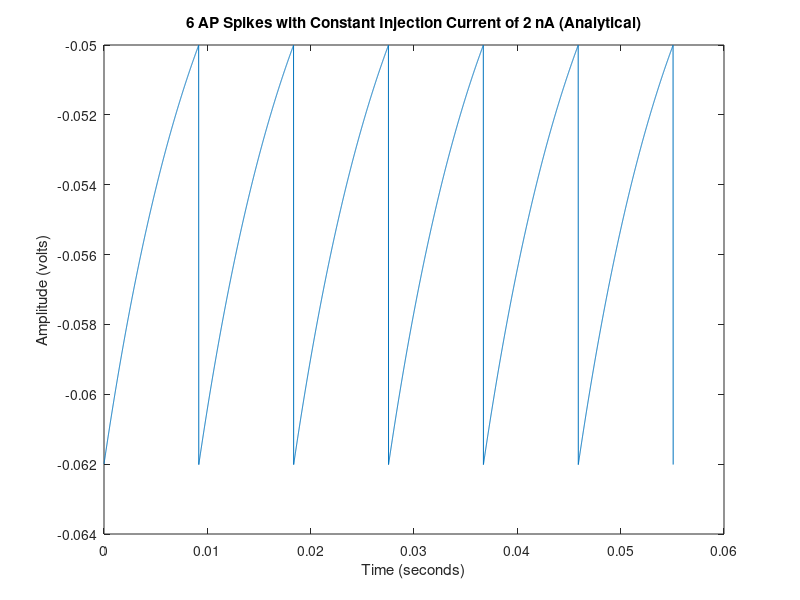
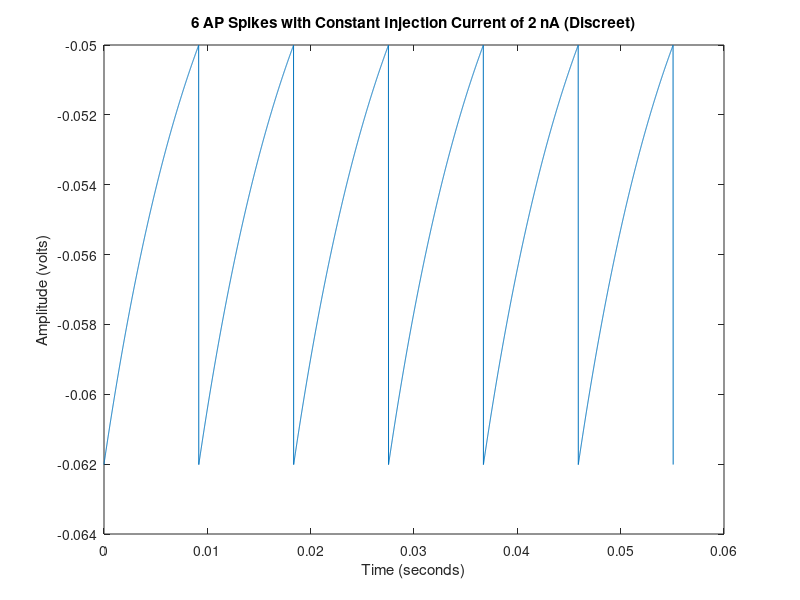
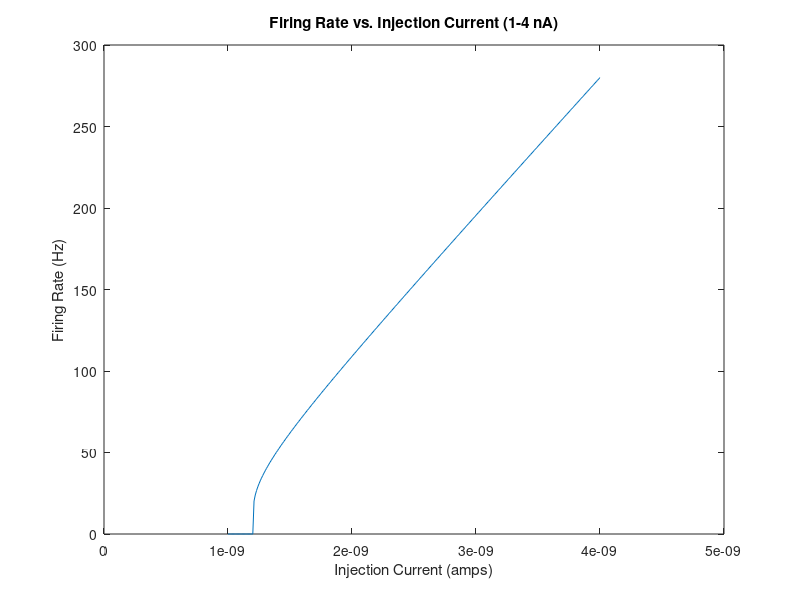

The MATLAB source for these figures, in order: (Note: this script raises an error after producing the figures.)
%%
% <latex>
% \title{BE 521: Homework 2 Questions \\{\normalsize Modeling Neurons} \\{\normalsize Spring 2020}}
% \author{46 points}
% \date{Due: Tuesday, 2/4/2020 11:59 PM}
% \maketitle
% \textbf{Objective:} Computational modeling of neurons. \\
% We gratefully acknowledge Dr. Vijay Balasubramanian (UPenn) for many of
% the questions in this homework.\\
% </latex>

%% 
% <latex>
% \begin{center}
% \author{John Talley \\
%   \normalsize Collaborators: Joseph Iwasyk, John Bellwoar \\}
% \end{center}
% </latex>

%%
% <latex>
% \section{Basic Membrane and Equilibrium Potentials (6 pts)}
% Before undertaking this section, you may find it useful to read pg.
% 153-161 of Dayan \& Abbott's \textit{Theoretical Neuroscience} (the 
% relevant section of which, Chapter 5, is posted with the homework). 
% </latex>

%%
% <latex>
% \begin{enumerate}
%  \item Recall that the potential difference $V_T$ when a mole of ions crosses a cell membrane is defined by the universal gas constant $R = 8.31\; {\rm J/mol\cdot K}$, the temperature $T$ (in Kelvin), and Faraday's constant $F = 96,480 {\rm\ C/mol}$ \[ V_T = \frac{RT}{F} \] Calculate $V_T$ at human physiologic temperature ($37\; ^{\circ} \rm C$). (1 pt)
% </latex>

%%

R = 8.31; % J/mol-K
T = 273.15 + 37; % Kelvin
F = 96480; % C/mol

Vt = R*T/F; % 0.0267 Volts

%%
% <latex>
% \rule{\textwidth}{1pt}
% \textit{Example Latex math commands that uses the align tag to make your equations
% neater. You can also input math into sentences with \$ symbol like $\pi + 1$.}
% \begin{align*}
% E = MC^2 \tag{not aligned}\\
% E = & MC^2 \tag{aligned at = by the \&}\\
% 1 = &\; \frac{2}{2}\tag{aligned at = by \&}
% \end{align*}
% \rule{\textwidth}{1pt}
% </latex>

%%
% <latex>
%  \item Use this value $V_T$ to calculate the Nernst equilibrium potentials 
%  (in mV) for the $\rm K^+$, $\rm Na^+$, and $\rm Cl^-$ ions, given the following 
%  cytoplasm and extracellular concentrations in the squid giant axon: 
%  $\rm K^+$ : (120, 4.5), $\rm Na^+$ : (15, 145), and $\rm Cl^-$ : (12, 120), 
%  where the first number is the cytoplasmic and the second the extracellular 
%  concentration (in mM). (2 pts)
% </latex>

%%

% K+
z = 1; % +1 charge
k_in = 120; 
k_out = 4.5;
E_k = (Vt/z)*log(k_out/k_in);
E_k = E_k*1000; % -87.71 mV

% Na+
z = 1; % +1 charge
na_in = 15; 
na_out = 145;
E_na = (Vt/z)*log(na_out/na_in);
E_na = E_na*1000; % 60.61 mV

% Cl-
z = -1; % -1 charge
cl_in = 12; 
cl_out = 120;
E_cl = (Vt/z)*log(cl_out/cl_in);
E_cl = E_cl*1000; % -61.51 mV


%%
% <latex>
%  \item 
%   \begin{enumerate}
% 	\item Use the Goldmann equation,
% 	  \begin{equation}
% 		V_m = V_T\ln\left( \frac{\rm P_{K}\cdot[K^+]_{out} + P_{NA}\cdot[Na^+]_{out} + P_{Cl}\cdot[Cl^-]_{in}}{\rm P_{K}\cdot[K^+]_{in} + P_{NA}\cdot[Na^+]_{in} + P_{Cl}\cdot[Cl^-]_{out}} \right)
% 	  \end{equation}
% 	to calculate the resting membrane potential, $V_m$, assuming that the ratio of membrane permeabilities $\rm P_K:P_{Na}:P_{Cl}$ is $1.0:0.05:0.45$. Use the ion concentrations given above in Question 1.2. (2 pts)
% </latex>

%%

Pk = 1.0;
Pna = 0.05;
Pcl = 0.45;

Vm_rest = Vt*log((Pk*k_out + Pna*na_out + Pcl*cl_in)/(Pk*k_in + Pna*na_in + Pcl*cl_out)); % Volts
Vm_rest_mv = Vm_rest*1000; % -62.01 mV


%%
% <latex>
% 	\item Calculate the membrane potential at the peak action potential, assuming a ratio of $1.0:12:0.45$, again using the ion concentrations given in Question 1.2. (1 pt)
%   \end{enumerate}
% </latex>

%% 

Pna = 12;

Vm_peak = Vt*log((Pk*k_out + Pna*na_out + Pcl*cl_in)/(Pk*k_in + Pna*na_in + Pcl*cl_out)); % Volts
Vm_peak_mv = Vm_peak*1000; % 42.69 mV


%%
% <latex>
% 	\item The amplitudes of the multi-unit signals in HW0 and local field
% 	potentials (LFP) in HW1 had magnitudes on the order of 10 to 100
% 	microvolts. The voltage at the peak of the action potential (determined
% 	using the Goldman equation above) has a magnitude on the order of 10
% 	millivolts. Briefly explain why we see this difference in magnitude.
% 	Hint1: Voltage is the difference in electric potential between two
% 	points. What are the two points for our voltage measurement in the
% 	multi-unit and LFP signals? What are the two points for the voltage
% 	measurement of the action potential? Hint 2: The resistance of the neuronal membrane is typically much higher than the resistance of the extracellular fluid. (2 pts)
% </latex>

%%

% Because the resistance of the neuronal membrane is much higher than that
% of extracellular fluid, we observe a much greater voltage amplitude of
% the peaks of the action potential as described by the Goldmann equation
% than those of the multi-unit and LFP recordings.  For a transmembrane
% recording, we would measure the electric potential difference, or
% "voltage drop" between an intracellular electrode and one located in the extracellular fluid.  Due to
% a high membrane resistance, this voltage difference is greater than that measured
% between two extracellular points on an axon, as is the case with LFP and
% multi-unit recordings.  In the Hodgkin-Huxley model of the giant squid
% axon, an intracelullar electrode and extracellular reference electrode
% measures this potential as a current is injected and confirms the millivolt scale values seen in
% the values from the Goldmann equation.  In multi-unit and LFP recordings,
% the electrodes measure the extracellular voltage change during
% depolarization as Na+ rushes into the cell compared to another
% extracellular reference point, and due to the low resistance of the
% extracelullar fluid comparatively, the measured amplitude of this signal
% is orders of magnitude lower and on the microvolt scale.

%% 
% <latex>
% \end{enumerate}
% \section{Integrate and Fire Model (38 pts)}
% You may find it useful to read pg.\ 162-166 of Dayan and Abbott for this section. The general differential equation for the integrate and fire model is
% \[ \tau_m\frac{dV}{dt} = V_m - V(t) + R_m I_e(t) \]
% where $\tau_m = 10\, \rm ms$ is the membrane time constant, describing how fast the current is leaking through the membrane, $V_m$ in this case is constant and represents the resting membrane potential (which you have already calculated in question 1.3.a), and $V(t)$ is the actual membrane potential as a function of time. $R_m = 10^7\, \Omega$ is the constant total membrane resistance, and $I_e(t)$ is the fluctuating incoming current. Here, we do not explicitly model the action potentials (that's Hodgkin-Huxley) but instead model the neuron's behavior leading up and after the action potential.
% </latex>


%%
% <latex>
% Use a $\Delta t = 10\, \rm \mu s$ ($\Delta t$ is the discrete analog of the continuous $dt$). Remember, one strategy for modeling differential equations like this is to start with an initial condition (here, $V(0)=V_m$), then calculate the function change (here, $\Delta V$, the discrete analog to $dV$) and then add it to the function (here, $V(t)$) to get the next value at $t+\Delta t$. Once/if the membrane potential reaches a certain threshold ($V_{th} = -50\, \rm mV$), you will say that an action potential has occurred and reset the potential back to its resting value.
% \begin{enumerate}
%  \item Model the membrane potential with a constant current injection (i.e., $I_e(t) = I_e = 2 {\rm nA}$). Plot your membrane potential as a function of time to show at least a handful of ``firings.'' (8 pts)
% </latex>

%%
% SOLVING ANALYTICALLY WITH EQN FROM DAYON & ABBOT

tm = 0.010; % seconds
% V(t); % membrane potential as a function of time
% V(0) = Vm; % initial condition for V(t)
Rm = 10^7; % Ohms
% Ie(t); % fluctuating current as a function of time
Ie = 2e-9; % amps
deltaT = 10e-6; % seconds

% Solve differential 

% tm*dV/dt = Vm - V(t) + Rm*Ie

% Solution given on pg. 164 of Dayan & Abbot, eqn 5.9

% V(t) = Vm + Rm*Ie + (V(0) - Vm - Rm*Ie)*e^(-t/tm)
% V(0) = Vm given
Vth = -0.050; % Volts
t_isi = tm*log(Rm*Ie/(Rm*Ie + Vm_rest - Vth)); % 0.0092 sec to each spike
r_isi = 1/t_isi; % firing rate = 108.9531 Hz
t_to_spike = round(t_isi/deltaT); % 918 samples to spike
V = [];

for i = 0:5 % i = number of spikes to display - 1
    for t = 1:t_to_spike
        V(i*t_to_spike + t) = Vm_rest + Rm*Ie - Rm*Ie*exp(-(t*deltaT)/tm);
        if V(i*t_to_spike + t) >= Vth
            V(i*t_to_spike + t) = Vm_rest;
        end
    end
    t = 1;
end

x = linspace(0,length(V)*deltaT,length(V));
figure;
plot(x,V)
xlabel('Time (seconds)');
ylabel('Amplitude (volts)');
title('6 AP Spikes with Constant Injection Current of 2 nA (Analytical)');

%%
% SOLVING DISCREETLY 

v_samples = 5*t_isi; % show 6 spikes
V(1) = Vm_rest;
for k = 2:v_samples
    dV = (Vm_rest - V(k-1) + Rm*Ie)*deltaT/tm;
    V(k) = V(k-1) + dV;
    if V(k) >= Vth
        V(k) = Vm_rest;
    end
end

x = linspace(0,length(V)*deltaT,length(V));
figure;
plot(x,V)
xlabel('Time (seconds)');
ylabel('Amplitude (volts)');
title('6 AP Spikes with Constant Injection Current of 2 nA (Discreet)');

%%
% <latex>
%  \item Produce a plot of firing rate (in Hz) versus injection current, over the range of 1-4 nA. (4 pts)
% </latex>

%%
% Plot firing rate vs. Injection current Ie

Ie = 1e-9:0.01e-9:4e-9;
t_isi = tm.*log(Rm.*Ie./(Rm.*Ie + Vm_rest - Vth)); % 0.0092 sec to each spike
r_isi = 1./t_isi; % firing rate, in Hz

RmIe = Rm.*Ie;
Vth_Vm = Vth-Vm_rest;

for j = 1:length(Ie)
    if RmIe(j) <= Vth_Vm % from Dayon & Abbot 5.11
        r_isi(j) = 0;
    end
end

figure;
plot(Ie, r_isi);
xlabel('Injection Current (amps)');
ylabel('Firing Rate (Hz)');
title('Firing Rate vs. Injection Current (1-4 nA)');

%%
% <latex>
%  \item \texttt{I521\_A0002\_D001} contains a dynamic current injection in nA. Plot the membrane potential of your neuron in response to this variable injection current. Use Matlab's \texttt{subplot} function to place the plot of the membrane potential above the injection current so that they both have the same time axis. (Hint: the sampling frequency of the current injection data is different from the sampling frequency ($\frac{1}{\Delta t}$) that we used above.) (4 pts)
% </latex>

%%
% SOLVING ANALYTICALLY

dataset_ID = 'I521_A0002_D001';
ieeg_id = 'jtalley';
ieeg_pw = 'jta_ieeglogin.bin';

session = IEEGSession(dataset_ID,ieeg_id,ieeg_pw);

Fs_ie  = session.data.sampleRate; % Hz
Fs_og = 1/deltaT;

durationInUSec = session.data(1).rawChannels(1).get_tsdetails.getDuration;

Ie_var = getvalues(session.data,1:durationInUSec,1);
Ie_var = Ie_var.*10^-9;

t_isi = tm.*log(Rm.*Ie_var./(Rm.*Ie_var + Vm_rest - Vth));
r_isi = 1./t_isi;

v_samples = 50000; % 0.500 seconds of membrane potential samples
n = 1:10:500000; % create array used to downsample Injection Current to match membrane potential frequency
Ie_var_downsampled = Ie_var(n);
ti = 1; % placeholder to set time back to 1 and V to Vm_rest when threshold is reached
for t = 1:v_samples
    V(t) = Vm_rest + Rm*Ie_var(n(t)) - Rm*Ie_var(n(t))*exp(-(ti*deltaT)/tm);
        if V(t) >= Vth
            V(t) = Vm_rest;
            v_samples = v_samples - t;
            ti = 0;
        end
    ti = ti + 1;
end


x = linspace(0,0.5,length(V));
figure;
subplot(2,1,1);
plot(x,V);
xlabel('Time (seconds)');
ylabel('Amplitude (volts)');
title('Membrane Potential with Varying Injection Current (Analytical)');

subplot(2,1,2);
plot(x,Ie_var_downsampled);
xlabel('Time (seconds)');
ylabel('Current (amps)');
title('Injection Current vs. Time');

% V(t) = Vm + Rm.*Ie - Rm*Ie*e^(-t/tm);
% tm*dV/dt = Vm - V(t) + Rm*Ie(t)


%%
% SOLVING DISCREETLY 

v_samples = 0.5/deltaT; % show 0.500 seconds
V(1) = Vm_rest;
for k = 2:v_samples
    dV = (Vm_rest - V(k-1) + Rm*Ie_var_downsampled(k-1))*deltaT/tm;
    V(k) = V(k-1) + dV;
    if V(k) >= Vth
        V(k) = Vm_rest;
    end
end

x = deltaT/v_samples:deltaT:0.5;
figure;
subplot(2,1,1);
plot(x,V);
xlabel('Time (seconds)');
ylabel('Amplitude (volts)');
title('Membrane Potential with Varying Injection Current (Discreet)');

subplot(2,1,2);
plot(x,Ie_var_downsampled);
xlabel('Time (seconds)');
ylabel('Current (amps)');
title('Injection Current vs. Time');

%%
% <latex>
%  \item Real neurons have a refractory period after an action potential that prevents them from firing again right away. We can include this behavior in the model by adding a spike-rate adaptation conductance term, $g_{sra}(t)$ (modeled as a potassium conductance), to the model
%  \[ \tau_m\frac{dV}{dt} = V_m - V(t) - r_m g_{sra}(t)(V(t)-V_K)+ R_m I_e(t) \]
%  where \[ \tau_{sra}\frac{dg_{sra}(t)}{dt} = -g_{sra}(t), \]
%  Every time an action potential occurs, we increase $g_{sra}$ by a certain constant amount, $g_{sra} = g_{sra} + \Delta g_{sra}$. Use $r_m \Delta g_{sra} = 0.06$. Use a conductance time constant of $\tau_{sra} = 100\, \rm ms$, a potassium equilibrium potential of $V_K = -70\, \rm mV$, and $g_{sra}(0) = 0$. (Hint: How can you use the $r_m \Delta g_{sra}$ value to update voltage and conductance separately in your simulation?)
% </latex>

%%
% <latex>
%  \begin{enumerate}
%   \item Implement this addition to the model (using the same other parameters as in question 2.1) and plot the membrane potential over 200 ms. (8 pts)
% </latex>

%%

Vk = -0.070; % Volts
Ie = 2e-9; % Amps, constant for part a
t_sra = 0.100; % seconds
time = 0.200; % seconds
rm_gsra = zeros(1,time/deltaT);
V = zeros(1,time/deltaT);
V(1) = Vm_rest;

for t = 2:time/deltaT
    if V(t-1) >= Vth
        V(t) = Vm_rest;
        rm_gsra(t) = rm_gsra(t-1) + 0.06;
    else
        dV = (Vm_rest - V(t-1) - rm_gsra(t-1)*(V(t-1) - Vk) + Rm*Ie)*deltaT/tm;
        V(t) = V(t-1) + dV;
        d_rm_gsra = -rm_gsra(t-1)*deltaT/t_sra;
        rm_gsra(t) = rm_gsra(t-1) + d_rm_gsra;
    end
end

figure;
x = deltaT/20000:deltaT:0.2;
plot(x,V);
xlabel('Time (seconds)');
ylabel('Amplitude (volts)');
title('Membrane Potential with Spike Rate Adaption Conductance');

%%
% <latex>
%   \item Plot the inter-spike interval (the time between the spikes) of all the spikes that occur in 500 ms. (2 pts)
% </latex>

%%

time = 0.500; % 500 ms

for t = 2:time/deltaT
    if V(t-1) >= Vth
        V(t) = Vm_rest;
        rm_gsra(t) = rm_gsra(t-1) + 0.06;
    else
        dV = (Vm_rest - V(t-1) - rm_gsra(t-1)*(V(t-1) - Vk) + Rm*Ie)*deltaT/tm;
        V(t) = V(t-1) + dV;
        d_rm_gsra = -rm_gsra(t-1)*deltaT/t_sra;
        rm_gsra(t) = rm_gsra(t-1) + d_rm_gsra;
    end
end

figure;
x = linspace(0,0.5,time/deltaT);
plot(x,V);
xlabel('Time (seconds)');
ylabel('Amplitude (volts)');
title('Membrane Potential with Spike Rate Adaption Conductance');

[~,locs] = findpeaks(V);
figure;
isi = deltaT*diff(locs);
events = 1:29;
scatter(events,isi);
xlabel('Spikes');
ylabel('Inter-spike Interval (seconds)');
title('Inter-spike Intervals Over 500 ms');

%%
% <latex>
%   \item Explain how the spike-rate adaptation term we introduced above might be contributing to the behavior you observe in 2.4.b. (2 pts)
% </latex>

%%

% As observed in the plots of spikes and inter-spike intervals over a 500
% ms window, the addition of the gsra(t) spike adaptation increases the
% inter-spike interval distance with each successive action potential and 
% plateaus at an isi of around 0.018 seconds.  This makes sense, because at
% the occurence of each action potential, we add a constant of 0.06 to gsra
% (technically to rm*gsra).  This term is subtracted (negative) in the differential
% equation for dV/dt, so it is reasonable that the isi increases as this
% term increases as it reduces the rate of change of the membrane
% potential, and hence increases the time it takes for the spike to reach
% the threshold value.  As gsra increases with each AP, the rate of change
% of this parameter decreases (becomes more negative), which explains the
% plateauing effect of the increase in inter-spike intervals as time progresses.



%%
% <latex>
%  \end{enumerate}
%  \item Pursue an extension of this basic integrate and fire model. A few ideas are: implement the Integrate-and-Fire-or-Burst Model of Smith et al.\ 2000 (included); implement the Hodgkin-Huxley model (see Dayan and Abbot, pg.\ 173); provide some sort of interesting model of a population of neurons; or perhaps model what an electrode sampling at 200 Hz would record from the signal you produce in question 2.3. Feel free to be creative. 
%  We reserve the right to give extra credit to particularly interesting extensions and will in general be more generous with points for more difficult extensions (like the first two ideas), though it is possible to get full credit for any well-done extension.
%   \begin{enumerate}
% 	\item Briefly describe what your extension is and how you will execute it in code. (6 pts)
% </latex>

%%

% I will extend upon the basic integrate and fire model by applying it to
% the Hodgkin-Huxley Model, detailed beginning on pg. 173 of the Dayan and
% Abbot paper.  In doing so, I will plot the dynamics of voltage
% and gating variables n, m, and h against time over a window
% of 50 ms.  I plan to use MATLAB's ode45 function solver to achieve
% this extension, creating functions for the alpha and beta functions for
% the n, m, and h gating variables.  I will also encode differential
% equations for the n and m variable activation probabilities and the h 
% variable deactivation probability.  The parameters for the Hodgkin-Huxley
% model equation will be sourced directly from the Dayan and Abbot paper.
% Using ode45, I will output a solution array containing the values for
% membrane potential V, and gating variables n, m, and h over a 50 ms
% window, and will plot these values over the same time window.

%%
% <latex>
% 	\item Provide an interesting figure along with an explanation illustrating the extension. (4 pts)
% </latex>

%%

% Parameters
global I cm A gbarL gbarK gbarNa EL EK ENa Vm_rest_mv
I = 0.1; % injected current, Ie/A, mA/mm^2
cm = 0.01; % membrance capacitance uF/mm^2
A = 0.1; % mm^2
gbarL = 0.003; % Leakage conductance mS/mm^2
gbarK = 0.36; % K conductance mS/mm^2
gbarNa = 1.20; % Na conductance mS/mm^2
EL = -54.387; % Leakage reversal potential mV
EK = -77; % K reversal potential mV
ENa = 50; % Na reversal potential mV
Vm_rest_mv = -62.0123; % Resting membrane voltage mV

% Equations (from Dr. Balasubramanian's Theoretical Neuroscience class & original Hodgkin-Huxley Paper 1952)
% 
% im = gbarL*(V(t) - EL) + gbarK*(n^4)*(V(t) - EK) + gbarNa*(h*m^3)*(V(t)-ENa);
% 
% cm*dV/deltaT = -im + Ie/A;

% Activation Probabilities
% dn/deltaT = alpha_n(V(t))*(1 -  n(t)) - beta_n(V(t))*n(t);
% dm/deltaT = alpha_m(V(t))*(1 -  m(t)) - beta_m(V(t))*m(t);
% % Deactivation Probability
% dh/deltaT = alpha_h(V(t))*(1 -  h(t)) - beta_h(V(t))*h(t);

% Steady-State / Initial n, m, h values
n0 = alpha_n(Vm_rest_mv)/(alpha_n(Vm_rest_mv) + beta_n(Vm_rest_mv));
m0 = alpha_m(Vm_rest_mv)/(alpha_m(Vm_rest_mv) + beta_m(Vm_rest_mv));
h0 = alpha_h(Vm_rest_mv)/(alpha_h(Vm_rest_mv) + beta_h(Vm_rest_mv));

y0=[Vm_rest_mv; n0; m0; h0];
tspan = 0:0.001:50; % 50 ms

[time,output] = ode45(@HodgkinHuxley,tspan,y0);

figure;
subplot(2,1,1);
plot(time, output(:,1));
xlabel('Time (ms)')
ylabel('Membrane Potential (mV)');
title('Hodgkin-Huxley Model of an Axon');

subplot(2,1,2);
plot(time, output(:,2));
hold on;
plot(time, output(:,3));
plot(time, output(:,4));
legend('n', 'm', 'h');
xlabel('Time (ms)');
title('Gating Variables');


function a_n  = alpha_n(v)
    a_n = 0.01*(v + 55)/(1 - exp(-0.1*(v + 55)));
end

function a_m = alpha_m(v)
    a_m = 0.1*(v + 40)/(1 - exp(-0.1*(v + 40)));
end

function a_h = alpha_h(v)
    a_h = 0.07*exp(-0.05*(v + 65));
end

function b_n = beta_n(v)
    b_n = 0.125*exp(-0.0125*(v + 65));
end

function b_m = beta_m(v)
    b_m = 4*exp(-0.0556*(v + 65));
end

function b_h = beta_h(v)
    b_h = 1/(1 + exp(-0.1*(v + 35)));
end


function dydt = HodgkinHuxley(t,y) 
    global I cm gbarL gbarK gbarNa EL EK ENa Vm_rest_mv
    % y(1) = V(t), y(2) = n(t), y(3) = m(t), y(4) = h(t)
    dydt = zeros(4,1);
    dydt(1) = (I-(gbarL*(y(1) - EL) + gbarK*(y(2)^4)*(y(1) - EK) + gbarNa*(y(4)*(y(3)^3))*(y(1)-ENa)))/cm; % dV/dT
    dydt(2) = alpha_n(y(1))*(1 -  y(2)) - beta_n(y(1))*y(2); % dn/dt
    dydt(3) = alpha_m(y(1))*(1 -  y(3)) - beta_m(y(1))*y(3); % dm/dt
    dydt(4) = alpha_h(y(1))*(1 -  y(4)) - beta_h(y(1))*y(4); % dh/dt

end

%%

% This extension of the integrate and fire model shows 4 action potential
% spikes in the Hodgkin-Huxley model of the giant squid axon, as well the
% oscillations in the gating variables n, m, and h over a 50 ms timespan.  
% The shapes of these curves and temporal evolution of V, n, m, and h match 
% closely with those displayed on pg. 174 of the Dayan & Abbot paper,
% confirming the successful implementation of this extension of the
% integrate and fire model.

%%
% <latex>
%   \end{enumerate}
% \end{enumerate}
% </latex>


